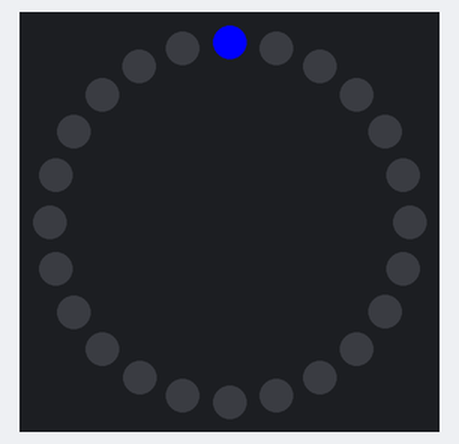
The sketch below on a simulated Arduino Uno, built with avr-gcc and run on an emulated ATmega328P. On the bench: 24 RGB LEDs in a ring, first at the top, clockwise.

Above: at 0.01 s.
At 1.15 s:
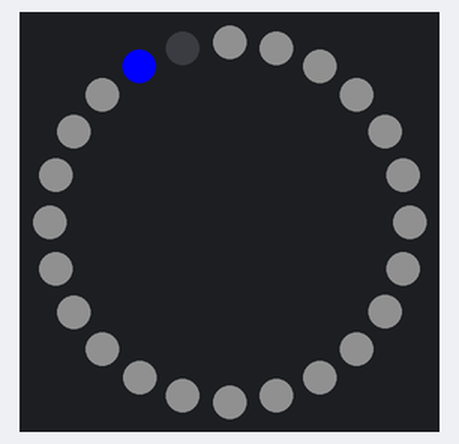
At 10.76 s:
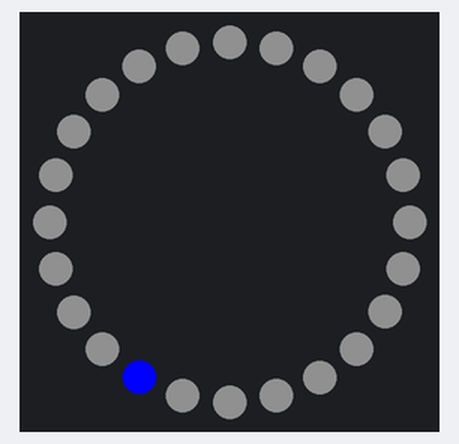
At 20.48 s:
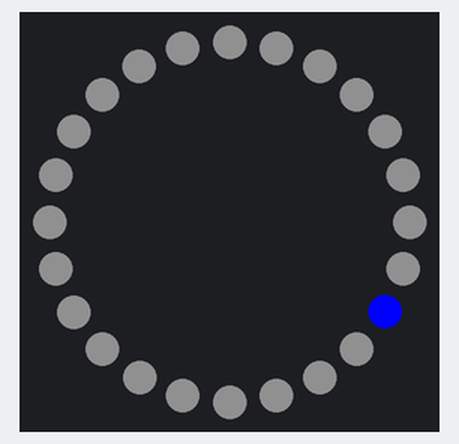
At 30.19 s:
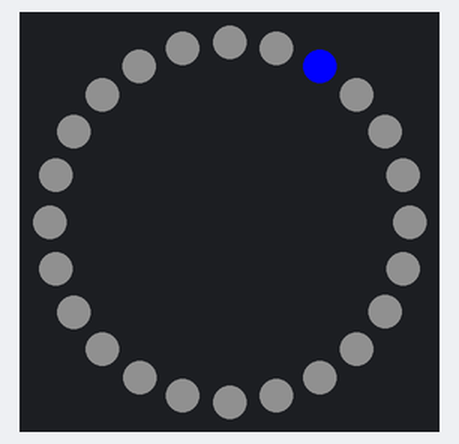
At 39.9 s:
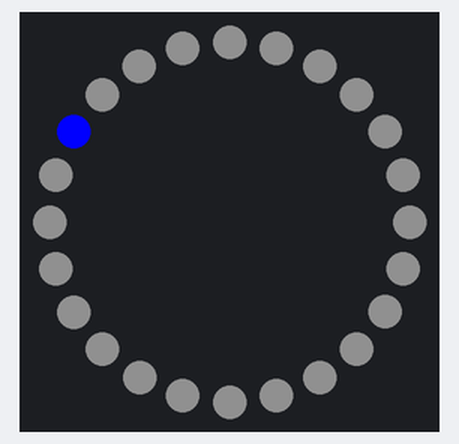

The sketch:

exemple_ring_rotating_adafruit.ino
```cpp
// https://learn.adafruit.com/micro-bit-lesson-3-neopixels-with-micro-bit/software

#include <Adafruit_NeoPixel.h>

const int numPixels = 24;
const int pixelPin = 2;

Adafruit_NeoPixel ring = Adafruit_NeoPixel(numPixels, pixelPin);
uint32_t foreground = ring.Color(0x00, 0x00, 0xFF); // r, g, b - blue
uint32_t background = ring.Color(0x10, 0x10, 0x10); // dim white

void setup() {
  ring.begin(); // start the NeoPixel display
}

void loop() {
  // blue dot circles around a white background (for PixelRing 24)
  for (int i = 0; i < numPixels; i++) {
    ring.setPixelColor(i, foreground); // set pixel i to foreground
    ring.show();                       // actually display it
    delay(50);                         // milliseconds
    ring.setPixelColor(i, background); // set pixel to background before moving on
    ring.show();
  }
}
```
